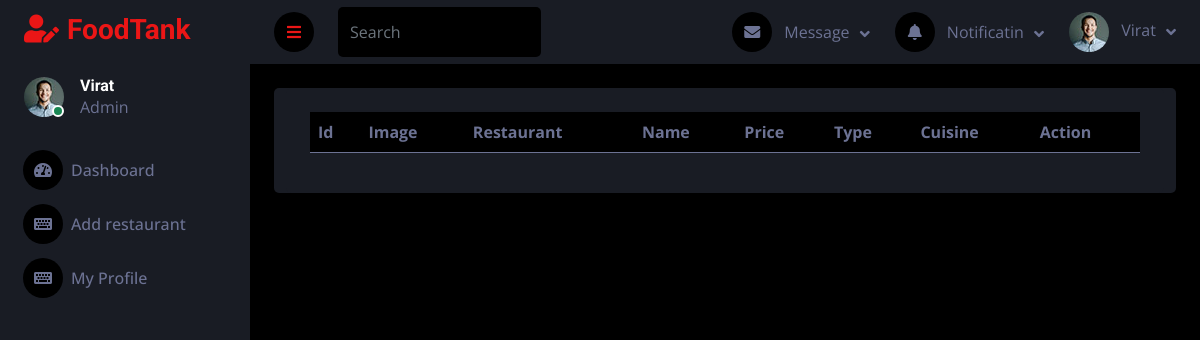
Before: /menu/viewMenu/25 (signed in) with the older database file.
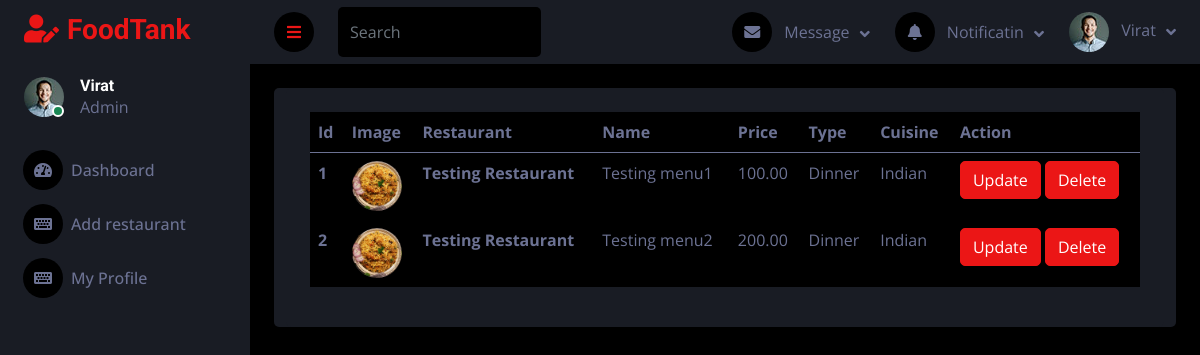
After: the same page with the newer database file.
### menu/models.py (models this page shows, shortened)
class Menu(models.Model):
    restaurant = models.ForeignKey(Restaurant, on_delete=models.CASCADE)  # ForeignKey to Restaurant
    name = models.CharField(max_length=255)
    description = models.TextField()
    type = models.CharField(max_length=255)
    price = models.DecimalField(max_digits=10, decimal_places=2)
    available = models.BooleanField(blank=True, default=True)
    cuisine = models.CharField(max_length=255, blank=True)
    img1 = models.ImageField(upload_to='menu_images/', null=True, blank=True)

### restaurant/models.py (models this page shows, shortened)
class Restaurant(models.Model):
    user = models.ForeignKey(User, on_delete=models.CASCADE,
                    limit_choices_to={'user_type': 'Foodprovider'})  # ForeignKey to User
    name = models.CharField(max_length=255)
    city = models.CharField(max_length=255)
    address = models.TextField()
    mobile = models.CharField(max_length=15)
    desc = models.TextField(blank=True, null=True)
    is_verified = models.BooleanField(default=False)
    veg_or_nonveg = models.CharField(max_length=255, choices=VEG_OR_NONVEG_CHOICES)
    no_of_chefs = models.PositiveIntegerField()
    start_date = models.DateField(blank=True, null=True)
    img1 = models.ImageField(upload_to='restaurant_images/', null=True, blank=True)
    img2 = models.ImageField(upload_to='restaurant_images/', null=True, blank=True)
    img3 = models.ImageField(upload_to='restaurant_images/', null=True, blank=True)
    img4 = models.ImageField(upload_to='restaurant_images/', null=True, blank=True)

### menu/views.py (the view)
# urls.py: path("viewMenu/<int:id>", views.viewMenu, name="viewMenu"),
def viewMenu(request, id):
    if not request.user.is_authenticated or not request.user.user_type == "Foodprovider":
        return redirect("/login/")
    restaurant = Restaurant.objects.get(id=id)
    allMenus = Menu.objects.filter(restaurant=restaurant)
    context = {
        "allMenus" : allMenus
    }
    return render(request, 'restaurant_admin/viewMenu.html', context)

### templates/restaurant_admin/viewMenu.html (shortened to what this page needs)
{% extends '../base2.html' %}
{% block content %}
<div class="container-fluid position-relative d-flex p-0">
    {% include './sidebar.html' %}
    <div class="content">
        {% include './navbar.html' %}
        <div class="container-fluid pt-4 px-4">
            <div class="row bg-secondary rounded align-items-start justify-content-center mx-0">
                <div class="col-sm-12 col-xl-12">
                    <div class="bg-secondary rounded h-100 p-4">
                        <table class="table bg-dark">
                            <thead>
                                <tr>
                                    <th scope="col">Id</th>
                                    <th scope="col">Image</th>
                                    <th scope="col">Restaurant</th>
                                    <th scope="col">Name</th>
                                    <th scope="col">Price</th>
                                    <th scope="col">Type</th>
                                    <th scope="col">Cuisine</th>
                                    <th scope="col">Action</th>
                                </tr>
                            </thead>
                            <tbody>
                                {% for data in allMenus %}
                                <tr>
                                    <th scope="row">{{forloop.counter}}</th>
                                    <td>
                                        <img src="{{data.img1.url}}" alt="img1" style="width: 50px; height: 50px; border-radius: 50px;">
                                    </td>
                                    <th scope="row">{{data.restaurant.name}}</th>
                                    <td>{{data.name}}</td>
                                    <td>{{data.price}}</td>
                                    <td>{{data.type}}</td>
                                    <td>{{data.cuisine}}</td>
                                    <td>
                                        <button type="submit" class="btn btn-primary"><a href="/menu/editMenu/{{data.id}}"
                                                class="text-white">Update</a></button>
                                        <button type="submit" class="btn btn-primary"><a href="/menu/deleteMenu/{{data.id}}"
                                                class="text-white" onclick="return confirm('Are you sure, you are deleting your menu.')">Delete</a></button>
                                    </td>
                                </tr>
                                {% endfor %}
                            </tbody>
                        </table>
                    </div>
                </div>
            </div>
        </div>
    </div>
</div>
{% endblock content %}

Changed rows visible on the page:
added Menu: img1 (picture), restaurant.name "Testing Restaurant", name "Testing menu1", price "100.00", type "Dinner", cuisine "Indian"
added Menu: img1 (picture), restaurant.name "Testing Restaurant", name "Testing menu2", price "200.00", type "Dinner", cuisine "Indian"
